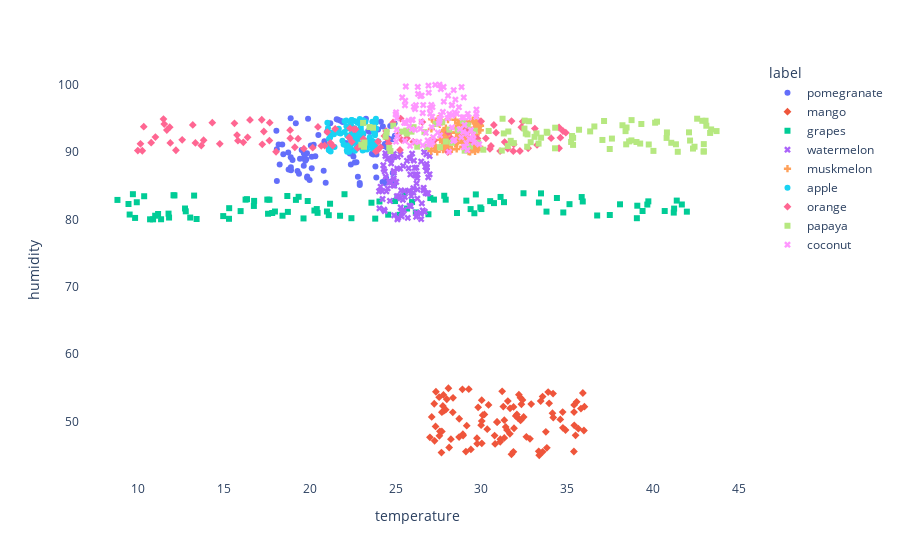

This figure's notebook cell:
### Code cell
#Scatter plot on few crops
scatter_crop = cropdata[(cropdata['label']=='muskmelon') | 
                        (cropdata['label']=='watermelon') | 
                        (cropdata['label']=='pomegranate') |
                        (cropdata['label']=='papaya') |
                        (cropdata['label']=='coconut')|
                        (cropdata['label']=='mango') |
                        (cropdata['label']=='orange') |
                        (cropdata['label']=='grapes') |
                        (cropdata['label']=='bannana') |
                        (cropdata['label']=='apple') ]

figure = px.scatter(scatter_crop, x="temperature", y="humidity", color="label", symbol="label")
figure.update_layout(plot_bgcolor='white')
figure.update_xaxes(showgrid=False)
figure.update_yaxes(showgrid=False)
